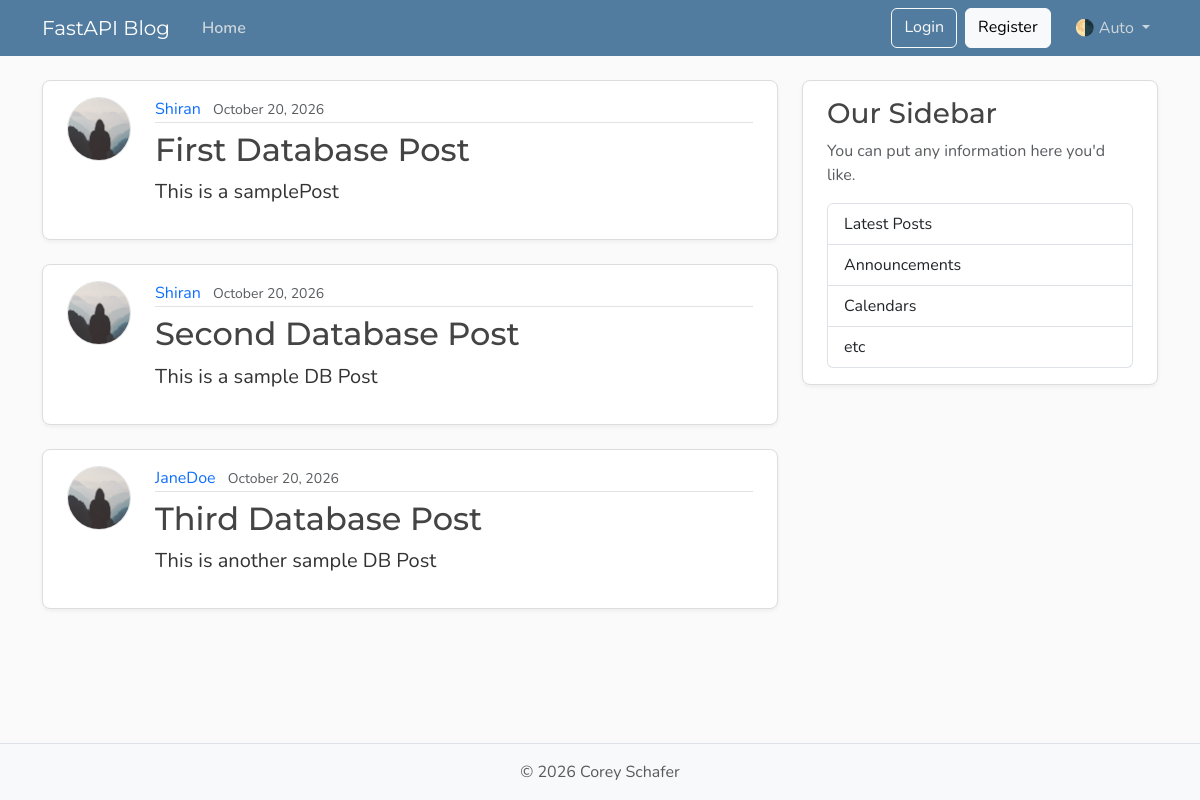
Page /posts on the earlier database version.
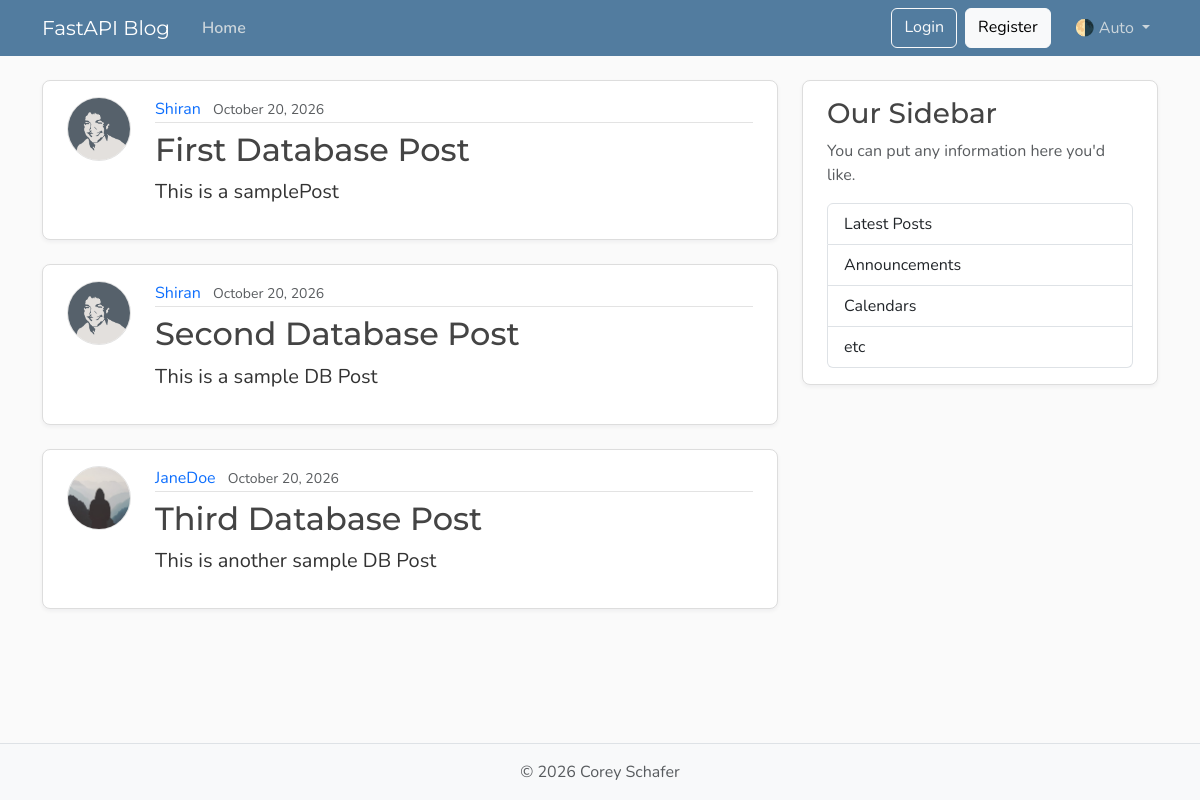
Same page on the later database version.
### models.py (models this page shows, shortened)
class Post(Base):
    __tablename__ = "posts"
    id: Mapped[int] = mapped_column(Integer, primary_key=True, index=True)
    title: Mapped[str] = mapped_column(String(100), nullable=False)
    content: Mapped[str] = mapped_column(Text, nullable=False)
    user_id: Mapped[int] = mapped_column(ForeignKey("users.id"), nullable=False, index=True)
    date_posted: Mapped[datetime] = mapped_column(DateTime(timezone=True), default=lambda: datetime.now(UTC))
    author: Mapped[User] = relationship(back_populates="posts")

class User(Base):
    __tablename__ = "users"
    id: Mapped[int] = mapped_column(Integer, primary_key=True, index=True)
    username: Mapped[str] = mapped_column(String(50), unique=True, nullable=False)
    email: Mapped[str] = mapped_column(String(120), unique=True, nullable=False)
    image_file: Mapped[str] = mapped_column(String(20), nullable=True, default=None)
    posts: Mapped[list[Post]] = relationship(back_populates="author", cascade="all, delete-orphan")

### main.py (the view)
@app.get("/", include_in_schema=False, name="home")
@app.get("/posts", include_in_schema=False, name="posts")
def home(request: Request, db: Annotated[Session, Depends(get_db)]):
    result = db.execute(select(models.Post))
    posts = result.scalars().all()
    return templates.TemplateResponse(request, "home.html", {"request": request, "posts": posts})

### templates/home.html
{% extends "layout.html" %}
{% block content %}
  {% for post in posts %}
    <article class="content-section py-3 px-4 mb-4">
      <div class="d-flex align-items-start gap-4">
        <img class="rounded-circle article-img flex-shrink-0"
             src="{{ post.author.image_path }}"
             alt="{{ post.author.username }}'s profile picture"
             width="64"
             height="64"
             loading="lazy">
        <div class="flex-grow-1">
          <div class="article-metadata mb-2">
            <a class="me-2" href={{ url_for('user_posts', user_id=post.author.id) }}>{{ post.author.username }}</a>
            <small class="text-body-secondary">{{ post.date_posted.strftime('%B %d, %Y')  }}</small>
          </div>
          <h2>
            <a class="article-title" href={{ url_for('post_page', post_id=post.id) }}>{{ post.title }}</a>
          </h2>
          <p class="article-content">{{ post.content }}</p>
        </div>
      </div>
    </article>
  {% endfor %}
{% endblock content %}

### templates/layout.html (shortened to what this page needs)
<!DOCTYPE html>
<html lang="en">
  <head>
    <link href="https://cdn.jsdelivr.net/npm/bootstrap@5.3.8/dist/css/bootstrap.min.css"
          rel="stylesheet"
>
    <link rel="stylesheet"
          type="text/css"
          href="{{ url_for("static", path='css/main.css') }}">
  </head>
  <body class="d-flex flex-column min-vh-100">
    <header class="site-header">
      <nav class="navbar navbar-expand-md bg-steel fixed-top"
           data-bs-theme="dark">
        <div class="container">
          <a class="navbar-brand me-4" href="{{ url_for("home") }}">FastAPI Blog</a>
          <div class="collapse navbar-collapse" id="navbarToggle">
            <div class="navbar-nav me-auto">
              <a class="nav-link active"
                 aria-current="page"
                 href="{{ url_for("home") }}">Home</a>
            </div>
            <div class="navbar-nav">
              <a class="btn btn-outline-light mb-2 mb-md-0 me-md-2" href="#">Login</a>
              <a class="btn btn-light mb-2 mb-md-0 me-md-3" href="#">Register</a>
              <div class="nav-item dropdown">
                <a class="nav-link dropdown-toggle"
                   href="#"
                   role="button"
                   id="bd-theme"
                   data-bs-toggle="dropdown"
                   aria-expanded="false">
                  <span id="bd-theme-text">🌗 Auto</span>
                </a>
              </div>
            </div>
          </div>
        </div>
      </nav>
    </header>
    <main role="main" class="container">
      <div class="row">
        <div class="col-md-8">
          {% block content %}
          {% endblock content %}
        </div>
        <aside class="col-md-4">
          <div class="content-section py-3 px-4 mb-4">
            <h3>Our Sidebar</h3>
            <p class="text-body-secondary">You can put any information here you'd like.</p>
            <ul class="list-group">
              <li class="list-group-item">Latest Posts</li>
              <li class="list-group-item">Announcements</li>
              <li class="list-group-item">Calendars</li>
              <li class="list-group-item">etc</li>
            </ul>
          </div>
        </aside>
      </div>
    </main>
    <footer class="mt-auto py-3 bg-body-tertiary border-top">
      <div class="container text-center">
        <p class="text-body-secondary mb-0">
          © <span id="year"></span> Corey Schafer
        </p>
      </div>
    </footer>
  </body>
</html>

### static/css/main.css (style rules this page uses)
:root { --font-heading: "Montserrat", system-ui, -apple-system, BlinkMacSystemFont, sans-serif; --font-body: "Nunito", system-ui, -apple-system, BlinkMacSystemFont, sans-serif; --color-bg-body: #fafafa; --color-bg-content: #ffffff; --color-text-primary: #333333; --color-text-heading: #444444; --color-steel: #527c9f; --color-nav-link: #cbd5db; --color-nav-link-hover: #ffffff; --color-link-hover: #428bca; --color-border: #dddddd; --color-border-light: #e3e3e3; --spacing-xl: 5rem; --article-img-size: 4rem; --account-img-size: 7.813rem; }
body { font-family: var(--font-body); background: var(--color-bg-body); color: var(--color-text-primary); }
main { padding-top: var(--spacing-xl); }
h1, h2, h3, h4, h5, h6 { font-family: var(--font-heading); color: var(--color-text-heading); }
.navbar-brand { font-family: var(--font-heading); }
a { text-decoration: none; }
.bg-steel { background-color: var(--color-steel); }
.site-header .navbar-nav .nav-link { color: var(--color-nav-link); transition: color 0.2s ease-in-out; }
.site-header .navbar-nav .nav-link.active { font-weight: 600; }
.content-section { background: var(--color-bg-content); border: 1px solid var(--color-border); border-radius: 0.5rem; box-shadow: 0 2px 4px rgba(15, 23, 42, 0.05); transition: box-shadow 0.15s ease, transform 0.15s ease, border-color 0.15s ease; }
.article-title { color: var(--color-text-heading); transition: color 0.2s ease-in-out; }
.article-content { white-space: pre-line; font-size: 1.25rem; }
.article-img { height: var(--article-img-size); width: var(--article-img-size); flex-shrink: 0; object-fit: cover; border: 1px solid var(--color-border-light); box-shadow: 0 0 0 2px var(--color-bg-content); }
.article-metadata { padding-bottom: 0.063rem; border-bottom: 1px solid var(--color-border-light); }
.article-metadata a { transition: color 0.2s ease-in-out; }
[data-bs-theme="dark"] { --color-bg-body: #1a1a1a; --color-bg-content: #2d2d2d; --color-text-primary: #e0e0e0; --color-text-heading: #f0f0f0; --color-border: #404040; --color-border-light: #4a4a4a; }

Differences in the rows shown:
changed through a linked row, Post "First Database Post": author.image_path: picture added in place of a placeholder
changed through a linked row, Post "Second Database Post": author.image_path: picture added in place of a placeholder
